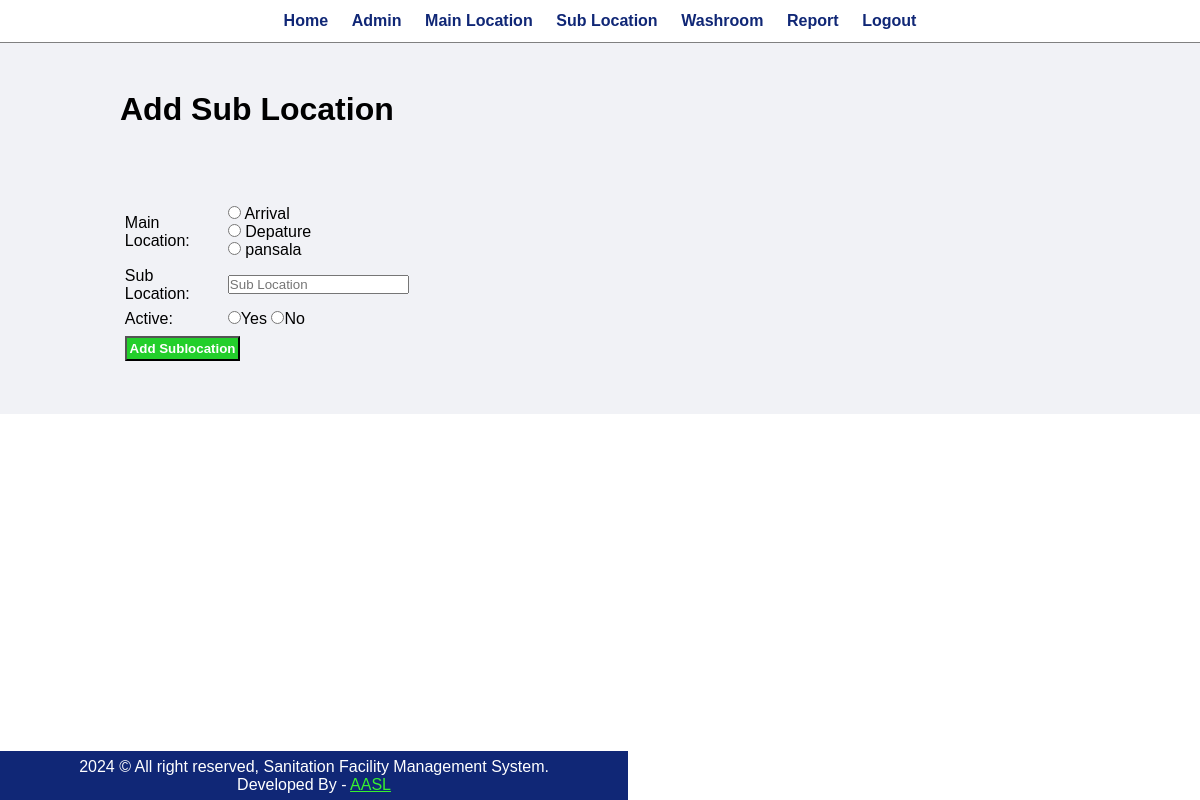
Screenshot of /Admin/add_sublocation.php with the database file from the repository.
### tables this page shows
CREATE TABLE `table_mainlocation` (
  `id` int(11) NOT NULL,
  `mainlocation` varchar(100) NOT NULL,
  `active` varchar(10) NOT NULL
);

### Admin/dbh/ReadMainLoacations.php (called while the page is built)
<?php
        $sql = "SELECT * FROM table_mainlocation";
        $res = mysqli_query($conn, $sql);
        if ($res) {
            $locations = mysqli_fetch_all($res, MYSQLI_ASSOC);
        }

### Admin/add_sublocation.php (the view, shortened to what this page needs)
<?php include('partials/menu.php'); ?>
<?php include('dbh/ReadMainLoacations.php') ?>
<div class="main-content">
      <div class="wrapper">
          <h1>Add Sub Location</h1>
          <br><br>
          <br><br>
          <form action="" method="POST" enctype="multipart/form-data">
                <table class="tbl-30">
                  <tr>
                    <td>Main Location: </td>
                    <td>
                    <?php if(isset($locations)):?>
                    <?php foreach($locations as $location):?>
                              <input type="radio" name="location" value="<?php echo $location['id']?>"> <?php echo $location['mainlocation']?><br>
                    <?php endforeach;?>
                    <?php endif; ?>
                    </td>
                  </tr>
                  <td>Sub Location: </td>
                    <td>
                      <input type="text" name="sublocation" placeholder="Sub Location" required>
                    </td>
                  <tr>
                    <td>Active: </td>
                    <td>
                      <input type="radio" name="active" value="Yes" required>Yes
                      <input type="radio" name="active" value="No">No
                    </td>
                  </tr>
                  <tr>
                    <td colspan="2">
                      <input type="submit" name="submit" value="Add Sublocation" class="btn-secodary">
                    </td>
                  </tr>
                </table>
           </form>
      </div>
</div>
<?php include('partials/footer.php') ?>

### css/admin.css (style rules this page uses)
* { margin: 0; padding: 0; font-family: Arial, Helvetica, sans-serif; }
.wrapper { padding: 1%; width: 80%; margin: 0 auto; }
.tbl-30 { width: 30%; }
table tr td { padding: 1%; }
.btn-secodary { background-color: #23cf2b; padding: 1%; color: white; text-decoration: none; font-weight: bold; }
.main-content { background-color: #f1f2f6; padding: 3% 0; }

### rows the page displays
table_mainlocation: mainlocation "Arrival"
table_mainlocation: mainlocation "Depature"
table_mainlocation: mainlocation "pansala"
